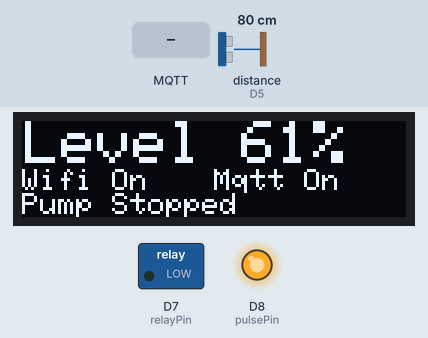
A sketch run on a simulated ESP8266 (NodeMCU). Parts: 128×32 one-colour display, switched loads named in the sketch (green lamp = pin HIGH), output pins drawn as LEDs (lit = HIGH). Wiring (inferred from the names in the program): ultrasonic range finder: trigger D6; echo D5. Dashed ring = blinking. The test bench sets the inputs (shaded band); at power-on: distance to the obstacle (sensor on D5) 80 cm. The echo pulse lasts 58.3 µs per cm; WiFi joins after 1.5 s; servers stay silent unless stated; no MQTT or app messages arrive unless stated; pins used as bus, display or sensor lines are not drawn; what the sketch prints to the serial monitor is not drawn.

Above: at 6.9 s.
7.9 s: distance to the obstacle (sensor on D5) set to 98 cm
At 9.8 s:
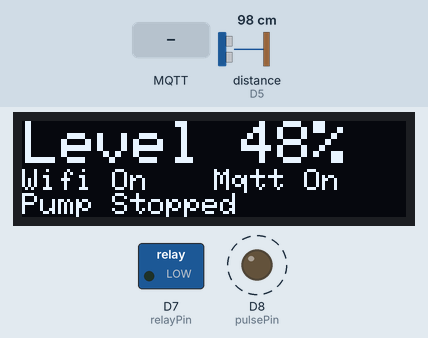
12.1 s: distance to the obstacle (sensor on D5) set to 106 cm
At 15.2 s:
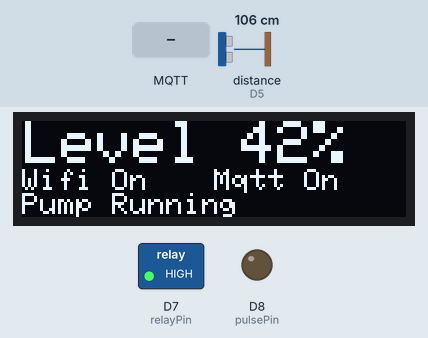
16.3 s: MQTT message "TurnOn" arrives on the first subscribed topic
At 18.5 s:
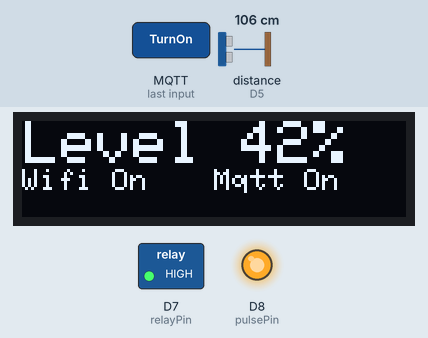
20.0 s: distance to the obstacle (sensor on D5) set to 30 cm
At 21.1 s:
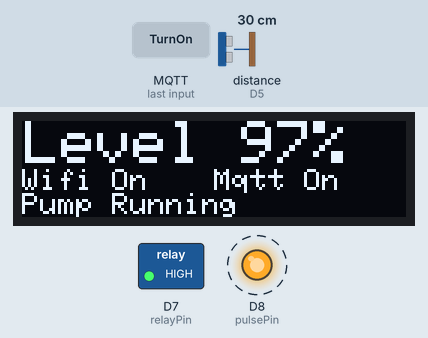
22.2 s: distance to the obstacle (sensor on D5) set to 24 cm
At 24.3 s:
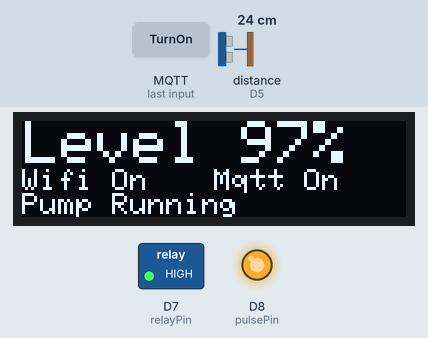
Timing chart, 0 to 25.3 s (numbered marks = the images above; inputs shaded):
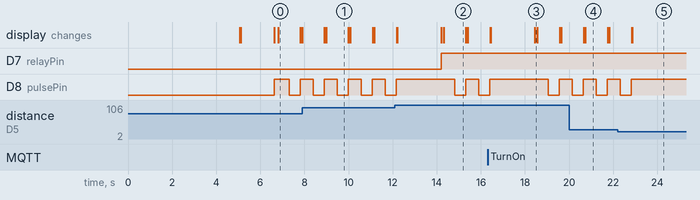

The sketch:

sketch.ino
```cpp
#include <ESP8266WiFi.h>
#include <PubSubClient.h>

// libs for oled display 128x32
#include <SPI.h>
#include <Wire.h>
#include <Adafruit_GFX.h>
#include <Adafruit_SSD1306.h>

// display properties
#define SCREEN_WIDTH 128 // OLED display width, in pixels
#define SCREEN_HEIGHT 32 // OLED display height, in pixels

#define OLED_RESET -1       // Reset pin # (or -1 if sharing Arduino reset pin)
#define SCREEN_ADDRESS 0x3C ///< See datasheet for Address; 0x3D for 128x64, 0x3C for 128x32
Adafruit_SSD1306 display(SCREEN_WIDTH, SCREEN_HEIGHT, &Wire, OLED_RESET);

// pin definitions

// #define wifiLed D0     // attach pin D0 ESP8266 to pin Wifi indication
// #define mqttLed D1     // attach pin D1 to the led for mqtt status
#define pulsePin D8 // attach pin D8 ESP8266 to pin Pulse indication
// #define pumpStopPin D4 // attach pin D9 ESP8266 to pin Pump Stop indication
#define echoPin D5  // attach pin D5 ESP8266 to pin Echo of HC-SR04
#define trigPin D6  // attach pin D6 ESP8266 to pin Trig of HC-SR04
#define relayPin D7 // attach pin D7 ESP8266 to pin Relay
// #define dryRunPin D8   // attach pin D8 ESP8266 to pin Dry Run indication

// define variables
bool pump_running = false;        // variable for the pump status
bool pump_switch = false;         // variable for the pump switch status
int pump_start_level = 0;         // variable for the pump start level
int dry_run_check_interval = 360; // variable for the dry run check interval value of 360 seconds = 6 minutes
int dry_run_check_counter = 0;    // variable for the dry run counter
bool dry_run_wait = false;        // variable for the dry run flag
int dry_run_wait_counter = 0;     // variable for the dry run wait counter
int dry_run_wait_interval = 5400; // variable for the dry run wait interval value of 5400 seconds = 90 minutes

// define constants
const int max_range = 450;           // constant for the maximum range of the sensor
const float speed_of_sound = 0.0343; // constant for the speed of sound in cm/s
const int water_stop_distance = 25;  // constant for the water stop distance
const int tank_height = 140;         // constant for the tank height
const int water_level_low = 100;     // constant for the water level low

// WiFi Status LED
// #define wifiLed D0 // D0

// Update these with values suitable for your network.

const char *ssid = "ssid";                  // WiFI Name
const char *password = "password";          // WiFi Password
const char *mqttServer = "server-ip";       // MQTT Server Address
const char *clientID = "EspPumpController"; // client id
const char *topicR = "pump/cont/r";         // topic for receiving commands
const char *topicP = "pump/cont/p";         // topic for sending data

WiFiClient espClient;
PubSubClient client(espClient);

unsigned long lastMsg = 0;
#define MSG_BUFFER_SIZE (80)
char msg[MSG_BUFFER_SIZE];
int value = 0;

void setup()
{
    pinMode(trigPin, OUTPUT);  // Sets the trigPin as an OUTPUT
    pinMode(echoPin, INPUT);   // Sets the echoPin as an INPUT
    pinMode(relayPin, OUTPUT); // Sets the relayPin as an OUTPUT
    // pinMode(dryRunPin, OUTPUT);   // Sets the dryRunPin as an OUTPUT
    // pinMode(pumpStopPin, OUTPUT); // Sets the pumpStopPin as an OUTPUT
    pinMode(pulsePin, OUTPUT); // Sets the pulsePin as an OUTPUT
    // pinMode(wifiLed, OUTPUT);     // Sets the wifiLed as an OUTPUT
    // pinMode(mqttLed, OUTPUT);
    Serial.begin(115200); // Serial Communication is starting with 9600 of baudrate speed

    // SSD1306_SWITCHCAPVCC = generate display voltage from 3.3V internally
    if (!display.begin(SSD1306_SWITCHCAPVCC, SCREEN_ADDRESS))
    {
        Serial.println(F("SSD1306 allocation failed"));
        for (;;)
            ; // Don't proceed, loop forever
    }

    // Clear display buffer
    display.clearDisplay();
    display.display();

    Serial.println(" Ultrasonic Sensor HC-SR04");          // print some text in Serial Monitor
    Serial.println(" with ESP8266 and mqtt PubSubClient"); // print some text in Serial Monitor
    // intial delay of 5 seconds before starting pump
    Serial.println(" Initializing... ");
    int i = 5;
    while (i > 0)
    {
        Serial.println(i);
        delay(1000);
        i--;
    }
    Serial.println(" Initialization complete");

    // setUpWaterLevelController(); // call the function to set up the water level controller

    // During Starting WiFi LED should TURN OFF
    // digitalWrite(wifiLed, LOW);
    displayWifiStatus(0);

    // digitalWrite(mqttLed, LOW);
    displayMqttStatus(0);

    setup_wifi();
    client.setServer(mqttServer, 30426);
    client.setCallback(callback);
}

void loop()
{
    // blink led to indicate the start of the loop
    digitalWrite(pulsePin, HIGH); // set the pulse pin to HIGH

    if (WiFi.status() != WL_CONNECTED)
    {
        // WiFi is not connected
        // digitalWrite(wifiLed, LOW);
        displayWifiStatus(0);
        // reconnect wifi
        reconnectWifi();
    }
    else
    {
        // WiFi is connected
        // digitalWrite(wifiLed, HIGH);
        displayWifiStatus(1);

        // mqtt conditional reconnection
        if (!client.connected())
        {
            reconnectMqtt();
        }
        client.loop();
    }

    waterLevelController(); // call the function to control the water level
    // Get status every one seconds
    delay(500); // delay for 1 second
    // stop led to indicate the end of the loop
    digitalWrite(pulsePin, LOW); // set the pulse pin to LOW
    // delay for a 1 second to keep led off
    delay(500);
}

void setup_wifi()
{
    delay(10);
    WiFi.begin(ssid, password);
    while (WiFi.status() != WL_CONNECTED)
    {
        delay(500);
        Serial.print(".");
    }
    Serial.println("");
    Serial.println("WiFi connected");
    Serial.println("IP address: ");
    Serial.println(WiFi.localIP());
    displayWifiStatus(1);
}

void reconnectWifi()
{
    Serial.println("WiFi disconnected. reconnecting...");
    delay(10);
    WiFi.begin(ssid, password);
    while (WiFi.status() != WL_CONNECTED)
    {
        delay(500);
        Serial.print(".");
        displayWifiStatus(2);
    }
    Serial.println("");
    Serial.println("WiFi connected");
    Serial.println("IP address: ");
    Serial.println(WiFi.localIP());
    displayWifiStatus(1);
}

void reconnectMqtt()
{
    while (!client.connected())
    {
        if (client.connect(clientID))
        {
            Serial.println("MQTT connected");
            displayMqttStatus(1);
            // digitalWrite(mqttLed, HIGH);
            // ... and resubscribe
            client.subscribe(topicR);
        }
        else
        {
            // digitalWrite(mqttLed, LOW);
            displayMqttStatus(2);
            Serial.print("failed, rc=");
            Serial.print(client.state());
            Serial.println(" try again in 5 seconds");
            // Wait 5 seconds before retrying
            delay(5000);
        }
    }
}

void callback(char *topic, byte *payload, unsigned int length)
{
    Serial.print("Message arrived [");
    Serial.print(topic);
    Serial.print("] ");
    String message;
    for (int i = 0; i < length; i++)
    {
        message = message + (char)payload[i];
    }
    Serial.print(message);
    if (message == "TurnOn")
    {
        Serial.println("Start pump message received");
        // client.publish(topicP, "{\"message\":\"Start pump command received\"}");
        int distance = getDistance();
        int level = getWaterLevel(distance);
        pump_start_level = getWaterLevelInPercentage(level);
        startPump(pump_start_level);
    }
    else if (message == "TurnOff")
    {
        Serial.println("Stop pump message received");
        // client.publish(topicP, "{\"message\":\"Stop pump message received\"}");
        stopPump();
    }
    else
    {
        Serial.println("Unknown message received");
        // client.publish(topicP, "{\"message\":\"Unknown message received\"}");
    }
}

void setUpWaterLevelController()
{
    int distance = getDistance();
    int level = getWaterLevel(distance);
    pump_start_level = getWaterLevelInPercentage(level);
    startPump(pump_start_level);                                    // turn on pump
    Serial.println(" Maximum Range: " + String(max_range) + " cm"); // print maximum range in Serial Monitor
}

void startPump(int level)
{
    if (isTankFull(level))
    {
        Serial.println(" Tank is full");
        stopPump();
        return;
    }
    Serial.println(" Starting Pump");
    delay(2000); // delay for 2 seconds
    digitalWrite(relayPin, HIGH);
    // digitalWrite(dryRunPin, LOW);   // turn off dry run pin
    // digitalWrite(pumpStopPin, LOW); // turn off pump stop pin
    pump_running = true;
    dry_run_check_counter = dry_run_check_interval;
    pump_start_level = level;
    pump_switch = true;
    Serial.println(" Pump Started");
    displayPumpStatus(1);
    displayWaterLevel(level);
}

void stopPump()
{
    Serial.println(" Stopping Pump");
    delay(15000); // delay for 15 seconds
    // digitalWrite(pumpStopPin, HIGH); // turn on pump stop pin
    digitalWrite(relayPin, LOW);
    // digitalWrite(dryRunPin, LOW); // turn off dry run pin
    dry_run_wait = false;
    pump_running = false;
    // reset dry run counter
    dry_run_check_counter = 0;
    pump_switch = false;
    Serial.println(" Pump Stopped");
    displayPumpStatus(0);
}

void pausePump()
{
    Serial.println(" Pausing Pump");
    delay(2000); // delay for 2 seconds
    digitalWrite(relayPin, LOW);
    // digitalWrite(pumpStopPin, HIGH); // turn on pump stop pin
    // digitalWrite(dryRunPin, HIGH);   // turn on dry run pin
    pump_running = false;
    // reset dry run counter
    dry_run_check_counter = 0;
    Serial.println(" Pump Paused");
    displayPumpStatus(2);
}

long getDistance()
{
    digitalWrite(trigPin, LOW);                               // Sets the trigPin to LOW
    delayMicroseconds(2);                                     // waits 2 micro seconds
    digitalWrite(trigPin, HIGH);                              // Sets the trigPin to HIGH
    delayMicroseconds(20);                                    // waits 20 micro seconds
    digitalWrite(trigPin, LOW);                               // Sets the trigPin to LOW
    long duration = pulseIn(echoPin, HIGH, 26000);            // Reads the echoPin, returns the sound wave travel in microseconds
    int distance = duration * speed_of_sound;                 // Calculating the distance
    distance = distance / 2;                                  // Divide by 2 to remove the sound travel time of the echo to the distance
    Serial.println(" Distance: " + String(distance) + " cm"); // print the distance in Serial Monitor
    return distance;                                          // returns the distance in cm
}

int getWaterLevel(int distance)
{
    int water_level = tank_height - distance;
    return water_level;
}

int getWaterLevelInPercentage(int level)
{

    int per = (level + water_stop_distance) * 100 / tank_height;
    if (per <= 100)
    {
        return per;
    }
    return 100;
}

bool isTankFull(int level)
{
    if (level >= 100)
    {
        return true;
    }
    return false;
}

String pumpStatus()
{
    if (pump_running)
    {
        Serial.println(" Pump is running ");
        displayPumpStatus(1);
        return "Running";
    }
    else if (dry_run_wait)
    {
        Serial.println(" Pump is waiting for dry run ");
        displayPumpStatus(2);
        return "Paused";
    }
    else
    {
        Serial.println(" Pump is not running ");
        displayPumpStatus(0);
        return "Stopped";
    }
}

bool isWaterFlowing(int level)
{
    if (level > pump_start_level)
    {
        return true;
    }
    return false;
}

void processDryRunProtect(int level)
{
    Serial.println(" Dry dry run protect engaged");
    if (dry_run_wait)
    {
        Serial.println(" Dry run wait: " + String(dry_run_wait_counter));

        if (dry_run_wait_counter > 0)
        {
            dry_run_wait_counter--;
        }
        else
        {
            dry_run_wait = false;
            dry_run_wait_counter = 0;
            dry_run_check_counter = dry_run_check_interval;
            startPump(level);
        }
        return;
    }

    Serial.println(" Dry run check: " + String(dry_run_check_counter));

    if (dry_run_check_counter > 0)
    {
        dry_run_check_counter--;
    }
    else
    {
        if (isWaterFlowing(level))
        {
            Serial.println(" Water is flowing ");
            dry_run_check_counter = dry_run_check_interval;
            dry_run_wait = false;
            pump_start_level = level;
        }
        else
        {
            Serial.println(" Water is not flowing ");
            // stop pump and enable dry run wait
            pausePump();
            dry_run_wait = true;
            dry_run_wait_counter = dry_run_wait_interval;
        }
    }
}

void waterLevelController()
{
    int distance = getDistance();
    int level = getWaterLevel(distance);
    int per = getWaterLevelInPercentage(level);
    // max distance is 300 cm
    if (distance > max_range)
    {
        Serial.println(" Tank Height is more than supported range of " + String(max_range) + " cm");
        // As a precaution stop pump
        stopPump();
    }
    else if (level < 0)
    {
        Serial.println(" Sensor distance is more than the tank capacity");
        // As a precaution stop pump
        stopPump();
    }
    else
    {
        // stop at water_stop_distance in cm
        if (distance <= water_stop_distance && pump_running)
        {
            stopPump();
        }
        // start if water level goes beyond water_level_low in cm
        else if (distance > water_level_low && !pump_running && !dry_run_wait)
        {
            pump_start_level = level;
            startPump(per);
        }

        // water level in percentage
        int per = getWaterLevelInPercentage(level);
        Serial.print(" Water level is " + String(per) + "%");
        displayWaterLevel(per);

        if (pump_switch)
        {
            processDryRunProtect(per);
        }

        String status = pumpStatus();
        String temp = "{\"Level\":" + String(per) + ",\"Distance\":" + String(distance) + ",\"PumpStatus\":" + "\"" + String(status) + "\"" + ",\"DryRunWait\":" + String(dry_run_wait) + ",\"MaxRange\":" + String(max_range) + ",\"WaterStopDistance\":" + String(water_stop_distance) + ",\"TankHeight\":" + String(tank_height) + ",\"LowWaterLevel\":" + String(water_level_low) + ",\"Unit\":\"CM\"}";
        Serial.println(temp);
        char tab2[1024];
        strncpy(tab2, temp.c_str(), sizeof(tab2));
        tab2[sizeof(tab2) - 1] = 0;
        client.publish(topicP, tab2);
    }
}

void fillRectangle(int x, int y, int width, int height, int color)
{
    display.fillRect(x, y, width, height, color);
    display.display();
}

void displayWaterLevel(int level)
{
    int x = 0;
    int y = 0;
    int width = 128;
    int height = 15;
    fillRectangle(x, y, width, height, SSD1306_BLACK);
    display.setCursor(1, 0);
    display.setTextSize(2);
    display.setTextColor(SSD1306_WHITE);
    display.println("Level " + String(level) + "%");
    display.display();
}

void displayWifiStatus(int status)
{
    int x = 0;
    int y = 16;
    int width = 64;
    int height = 8;
    fillRectangle(x, y, width, height, SSD1306_BLACK);
    display.setTextSize(1);
    display.setTextColor(SSD1306_WHITE);
    display.setCursor(x, y);
    if (status == 1)
    {
        display.println("Wifi On");
    }
    else if (status == 0)
    {
        display.println("Wifi Off");
    }
    else
    {
        display.println("Wifi Error");
    }
    display.display();
}

void displayMqttStatus(int status)
{
    delayMicroseconds(20);
    int x = 64;
    int y = 16;
    int width = 64;
    int height = 8;
    fillRectangle(x, y, width, 8, SSD1306_BLACK);
    display.setTextSize(1);
    display.setTextColor(SSD1306_WHITE);
    display.setCursor(x, y);
    if (status == 1)
    {
        display.println("Mqtt On");
    }
    else if (status == 0)
    {
        display.println("Mqtt Off");
    }
    else
    {
        display.println("Mqtt Error");
    }
    display.display();
}

void displayPumpStatus(int status)
{
    delayMicroseconds(20);
    int x = 0;
    int y = 24;
    int width = 80;
    int height = 8;
    fillRectangle(x, y, width, height, SSD1306_BLACK);
    display.setTextSize(1);
    display.setTextColor(SSD1306_WHITE);
    display.setCursor(x, y);
    if (status == 1)
    {
        display.println("Pump Running");
    }
    else if (status == 0)
    {
        display.println("Pump Stopped");
    }
    else if (status == 2)
    {
        display.println("Pump Paused");
    }
    else
    {
        display.println("Pump Error");
    }
    display.display();
}
```

Measured:
- the behaviour switches between 101 and 102 cm on distance to the obstacle (sensor on D5) (found by bisection; images 1 and 2)
- the behaviour switches between 27 and 26 cm on distance to the obstacle (sensor on D5) (found by bisection; images 4 and 5)
- after the input at 7.9 s, the display: first differs from a run without the input after 1.1 s (image 1)
- after the input at 12.1 s, D7 (relayPin): LOW → HIGH after 2.1 s
- after the input at 20.0 s, the display: first differs from a run without the input after 0.74 s (image 4)
- after the input at 22.2 s, D8 (pulsePin): goes on until 22.8 s, then stays HIGH
- what the display in image 0 shows lasts 1.0 s, from 6.8 s to 7.8 s
